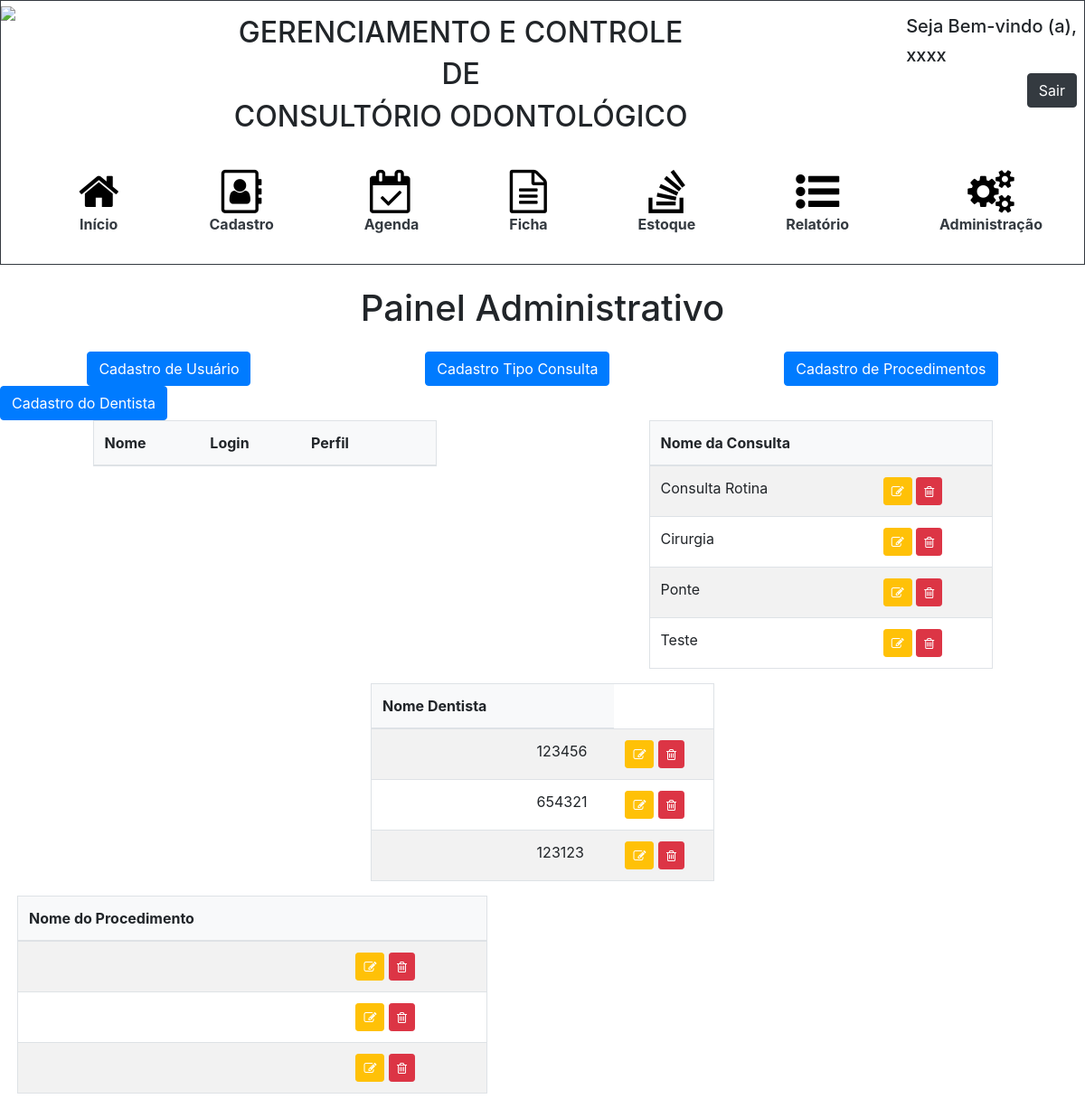
Screenshot of /adm.php with the database file from the repository.
### tables this page shows
CREATE TABLE `tipoconsulta`  (
  `id_tipoconsulta` int(11) NOT NULL AUTO_INCREMENT,
  `nomeconsulta` varchar(50) NOT NULL,
  PRIMARY KEY (`id_tipoconsulta`) USING BTREE
);

CREATE TABLE `dentista`  (
  `id_dentista` int(11) NOT NULL AUTO_INCREMENT,
  `nome` varchar(50) NOT NULL,
  `cro` varchar(15) NOT NULL,
  PRIMARY KEY (`id_dentista`) USING BTREE
);

CREATE TABLE `procedimento`  (
  `id_procedimento` int(11) NOT NULL AUTO_INCREMENT,
  `tipoproce` varchar(255) NULL DEFAULT NULL,
  PRIMARY KEY (`id_procedimento`) USING BTREE
);

### adm.php (the view, shortened to what this page needs)
<!DOCTYPE html>
<html>
  <head>
    <link rel="stylesheet" href="https://stackpath.bootstrapcdn.com/bootstrap/4.3.1/css/bootstrap.min.css">
    <link rel="stylesheet" href="https://cdnjs.cloudflare.com/ajax/libs/font-awesome/4.7.0/css/font-awesome.min.css">
    <link rel="stylesheet" type="text/css" href="styleHeader.css">
  </head>
  <body>
  <?php include 'header.php'?>
    <h1 class = "text-center mb-4">Painel Administrativo</h1>
      <div class = "d-flex justify-content-around">
        <button type="button" class="btn btn-primary btn-md" data-toggle="modal" data-target="#modal1">Cadastro de Usuário</button>
       <button type="button" class="btn btn-primary btn-md" data-toggle="modal" data-target="#modal2">Cadastro Tipo Consulta</button>
        <button type="button" class="btn btn-primary btn-md" data-toggle="modal" data-target="#modal3">Cadastro de Procedimentos</button>
      </div>
        <button type="button" class="btn btn-primary btn-md" data-toggle="modal" data-target="#modal4">Cadastro do Dentista</button>
    <div class = "row d-flex justify-content-around">
      <div class = "col-md-4 overflow-auto ml-1 mr-1" style = "max-width:550px">
      <table class="table border table-striped">
        <thead id = "theadCadastro" class = "bg-light">
          <tr>
            <th scope="col">Nome</th>
            <th scope="col">Login</th>
            <th scope="col">Perfil</th>
            <th></th>
          </tr>
        </thead>
      </table>
      </div>
      <div class = "col-md-4 overflow-auto ml-1 mr-1" style = "max-width:550px">
        <table class="table border table-striped">
          <thead id = "theadCadastro" class = "bg-light">
            <tr>
              <th scope="col">Nome da Consulta</th>
              <th></th>
            </tr>
          </thead>
          <tbody id = "tbodyCadastro">
          <?php
            include_once 'conexao.php';
            $sql = "SELECT * FROM tipoconsulta";
            $busca = mysqli_query($con, $sql);
            while($array = mysqli_fetch_array($busca)){
            $nomeconsulta = $array['nomeconsulta'];
          ?>
            <tr>
              <td><?php echo $nomeconsulta?></td>
              <td>
                <a class="btn btn-warning btn-sm"  style="color:#fff" href="editarAtendimento.php?id=<?php echo $array['id_atendimento'] ?>" role="button"><i class="fa fa-pencil-square-o"></i></a>
                <a class="btn btn-danger btn-sm"  style="color:#fff" onclick = "excluirAtendimento(<?php echo $array['id_atendimento']?>)" role="button"><i class="fa fa-trash-o"></i></a>
              </td>
            </tr>
          <?php } ?>
          </tbody>
        </table>
      </div>
      <div class = "col-md-4 overflow-auto ml-1 mr-1" style = "max-width:550px">
        <table class="table border table-striped">
          <thead id = "theadCadastro" class = "bg-light">
            <tr>
              <th scope="col">Nome Dentista</th>
              <th></th>
            </tr>
          </thead>
          <tbody id = "tbodyCadastro">
            <?php
              include_once 'conexao.php';
              $sql = "SELECT * FROM dentista";
              $busca = mysqli_query($con, $sql);
              while($array = mysqli_fetch_array($busca)){
              $nomedentista = $array['nomedentista'];
              $cro = $array['cro'];
            ?>
            <tr>
              <td><?php echo $nomedentista?></td>
              <td><?php echo $cro?></td>
              <td>
                <a class="btn btn-warning btn-sm"  style="color:#fff" href="editarProcedimento.php?id=<?php echo $array['id_procedimento']?>" role="button"><i class="fa fa-pencil-square-o"></i></a>
                <a class="btn btn-danger btn-sm"  style="color:#fff" onclick = "excluirProcedimento(<?php echo $array['id_procedimento']?>)" role="button"><i class="fa fa-trash-o"></i></a>
              </td>
            </tr>
            <?php } ?>
          </tbody>
        </table>
      </div>
    </div>
      <div class = "col-md-4 overflow-auto ml-1 mr-1" style = "max-width:550px">
        <table class="table border table-striped">
          <thead id = "theadCadastro" class = "bg-light">
            <tr>
              <th scope="col">Nome do Procedimento</th>
              <th></th>
            </tr>
          </thead>
          <tbody id = "tbodyCadastro">
            <?php
              include_once 'conexao.php';
              $sql = "SELECT * FROM procedimento";
              $busca = mysqli_query($con, $sql);
              while($array = mysqli_fetch_array($busca)){
              $nomeprocedimento = $array['nome'];
            ?>
            <tr>
              <td><?php echo $nomeprocedimento?></td>
              <td>
                <a class="btn btn-warning btn-sm"  style="color:#fff" href="editarProcedimento.php?id=<?php echo $array['id_procedimento']?>" role="button"><i class="fa fa-pencil-square-o"></i></a>
                <a class="btn btn-danger btn-sm"  style="color:#fff" onclick = "excluirProcedimento(<?php echo $array['id_procedimento']?>)" role="button"><i class="fa fa-trash-o"></i></a>
              </td>
            </tr>
            <?php } ?>
          </tbody>
        </table>
      </div>
  </body>
</html>

### rows the page displays
tipoconsulta: nomeconsulta "Consulta Rotina"
tipoconsulta: nomeconsulta "Cirurgia"
tipoconsulta: nomeconsulta "Ponte"
tipoconsulta: nomeconsulta "Teste"
dentista: cro "123456"
dentista: cro "654321"
dentista: cro "123123"
